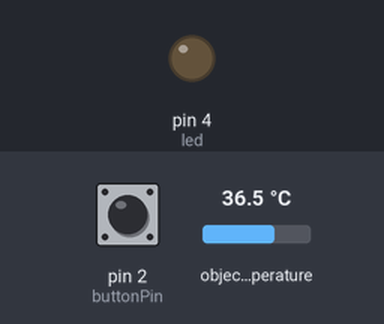
This sketch was run on a simulated Arduino Uno, built with avr-gcc and run on an emulated ATmega328P. Shown: output pins drawn as LEDs (lit = HIGH). The test bench sets the inputs (shaded band); at power-on: pin 2 (buttonPin) LOW, object temperature 36.5 °C. What the sketch prints to the serial monitor is not drawn.

Above: at 1.2 s.
1.3 s: pin 2 (buttonPin) pulled HIGH for 3.2 s
At 4.0 s:
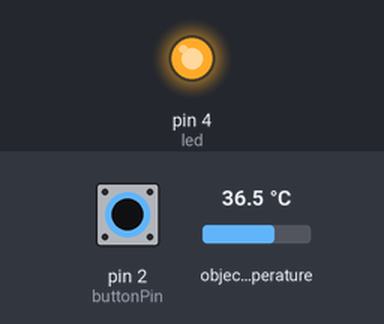
Timing chart, 0 to 11.9 s (numbered marks = the images above; inputs shaded):
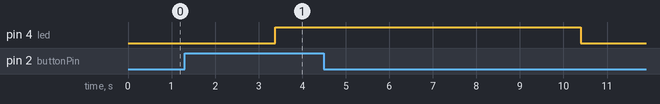

Measured:
- after the input at 1.3 s, pin 4 (led): LOW → HIGH after 2.1 s, → LOW 7.0 s later

The sketch:

Get_temp.ino
```cpp
#include <Wire.h>
#include <Adafruit_MLX90614.h>
Adafruit_MLX90614 mlx = Adafruit_MLX90614();        //-> mlx declaration

static const int led = 4;                           // Biến khai báo chân đèn LED được nối vào Arduino
static const int buttonPin = 2;
int buttonStatePrevious = LOW;                      // previousstate of the switch

unsigned long minButtonLongPressDuration = 2000;
unsigned long buttonLongPressMillis;                // Thoi gian khi nhan nut
bool buttonStateLongPress = false;                  // Dung neu an lau

const int intervalButton = 50;                      // Thoi gian giua 2 lan do trang thai nut
unsigned long previousButtonMillis;                 // Timestamp cua lan doc gan nhat

unsigned long buttonPressDuration;                  // Thoi gian nut duoc nhan
static boolean ledStatus = 0;                       // tương tự với LOW - mặc định đèn sẽ tắt
//// GENERAL ////

unsigned long currentMillis;          // Gia tri luu tru thoi gian tu khi Arduino bat dau

void setup() {
  Serial.begin(9600);
  mlx.begin();

  pinMode(led,OUTPUT);   // Đặt chân LED là OUTPUT - hiển nhiên rồi
  pinMode(buttonPin, INPUT);

//  Serial.println("Press button");

}

// Function for reading the button state
// Hàm cho đọc trạng thái chân
void readButtonState() {

  // If the difference in time between the previous reading is larger than intervalButton
  // Nếu có sự khác biệt giữa lần đọc trước lớn hơn khoảng thời gian
  if(currentMillis - previousButtonMillis > intervalButton) {

    // Read the digital value of the button (LOW/HIGH)
    // Đọc giá trị của button
    int buttonState = digitalRead(buttonPin);

    // If the button has been pushed AND
    // If the button wasn't pressed before AND
    // IF there was not already a measurement running to determine how long the button has been pressed

    // Nếu nút được nhấn và nút không được nhấn trước
    // và chưa có phép đo nào đang chạy để xác định nút đã được nhấn trong bao lâu

    if (buttonState == HIGH && buttonStatePrevious == LOW && !buttonStateLongPress) {
      buttonLongPressMillis = currentMillis;
      buttonStatePrevious = HIGH;

//      Serial.println("Button pressed");

    }

    // Calculate how long the button has been pressed
    buttonPressDuration = currentMillis - buttonLongPressMillis;

    // If the button is pressed AND
    // If there is no measurement running to determine how long the button is pressed AND
    // If the time the button has been pressed is larger or equal to the time needed for a long press
    if (buttonState == HIGH && !buttonStateLongPress && buttonPressDuration >= minButtonLongPressDuration) {
      buttonStateLongPress = true;

//      Serial.println("Button long pressed");

      ledStatus = 1;
      digitalWrite(led,ledStatus); // Xuất giá trị của đèn LED ra đèn LED

//      Serial.println(ledStatus);

    }

    // If the button is released AND
    // If the button was pressed before
    if (buttonState == LOW && buttonStatePrevious == HIGH) {
      buttonStatePrevious = LOW;
      buttonStateLongPress = false;

//      Serial.println("Button released");

      // If there is no measurement running to determine how long the button was pressed AND
      // If the time the button has been pressed is smaller than the minimal time needed for a long press
      // Note: The video shows:
      //       if (!buttonStateLongPress && buttonPressDuration < minButtonLongPressDuration) {
      //       since buttonStateLongPress is set to FALSE on line 75, !buttonStateLongPress is always TRUE
      //       and can be removed.
      if (buttonPressDuration < minButtonLongPressDuration) {

//        Serial.println("Button pressed shortly");

      }

//      Serial.println("=========");

    }

    // store the current timestamp in previousButtonMillis
    previousButtonMillis = currentMillis;

  }

}

void loop() {
  int count = 1;
  float sum = 0;
  currentMillis = millis();    // store the current time
  readButtonState();           // read the button state
  digitalWrite(led,ledStatus); // Xuất giá trị của đèn LED ra đèn LED
  while(ledStatus){
    if(count == 1){

//      Serial.println("Wait 2 second");

      delay(3000);
    }
    if ((count <=20) && (count>=1)){
      sum += mlx.readObjectTempC();

//      Serial.print("Target : ");
//      Serial.println(mlx.readObjectTempC());
//      Serial.println(" C");
//      Serial.println("");
    }
    if(count == 20){
      float result = sum/(count);

//      Serial.print("Result: ");

      Serial.println(result);

//      Serial.println("=========");
      ledStatus = 0;
    }
    count++;
    delay(200);
  }
}
```
